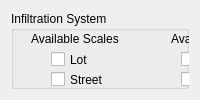
         <widget class="QWidget" name="page_7">
          <layout class="QHBoxLayout" name="horizontalLayout_11">
           <item>
            <widget class="QGroupBox" name="IS_inputgroup">
             <property name="title">
              <string>Infiltration System</string>
             </property>
             <widget class="QCheckBox" name="ISlot_check">
              <property name="geometry">
               <rect>
                <x>40</x>
                <y>40</y>
                <width>70</width>
                <height>17</height>
               </rect>
              </property>
              <property name="text">
               <string>Lot</string>
              </property>
             </widget>
             <widget class="QCheckBox" name="ISstreet_check">
              <property name="geometry">
               <rect>
                <x>40</x>
                <y>60</y>
                <width>70</width>
                <height>17</height>
               </rect>
              </property>
              <property name="text">
               <string>Street</string>
              </property>
             </widget>
             <widget class="QCheckBox" name="ISneigh_check">
              <property name="geometry">
               <rect>
                <x>40</x>
                <y>80</y>
                <width>101</width>
                <height>17</height>
               </rect>
              </property>
              <property name="text">
               <string>Neighbourhood</string>
              </property>
             </widget>
             <widget class="QCheckBox" name="ISprec_check">
              <property name="enabled">
               <bool>true</bool>
              </property>
              <property name="geometry">
               <rect>
                <x>40</x>
                <y>100</y>
                <width>101</width>
                <height>17</height>
               </rect>
              </property>
              <property name="text">
               <string>Sub-basin</string>
              </property>
             </widget>
             <widget class="QToolButton" name="ISdesigncurve_browse">
              <property name="enabled">
               <bool>true</bool>
              </property>
              <property name="geometry">
               <rect>
                <x>390</x>
                <y>175</y>
                <width>61</width>
                <height>19</height>
               </rect>
              </property>
              <property name="text">
               <string>Browse...</string>
              </property>
             </widget>
             <widget class="QLabel" name="ISdesigncurve_lbl">
              <property name="geometry">
               <rect>
                <x>20</x>
                <y>175</y>
                <width>161</width>
                <height>16</height>
               </rect>
              </property>
              <property name="text">
               <string>Load Conceptual Design Curves</string>
              </property>
             </widget>
             <widget class="QCheckBox" name="ISdesignUB_box">
              <property name="geometry">
               <rect>
                <x>200</x>
                <y>205</y>
                <width>241</width>
                <height>17</height>
               </rect>
              </property>
              <property name="text">
               <string>Use UrbanBEATS' Design Curve Database</string>
              </property>
             </widget>
             <widget class="QLineEdit" name="ISdesigncurve_pathbox">
              <property name="geometry">
               <rect>
                <x>202</x>
                <y>175</y>
                <width>181</width>
                <height>20</height>
               </rect>
              </property>
             </widget>
             <widget class="QLabel" name="IS_img">
              <property name="geometry">
               <rect>
                <x>360</x>
                <y>10</y>
                <width>101</width>
                <height>141</height>
               </rect>
              </property>
              <property name="text">
               <string/>
              </property>
              <property name="pixmap">
               <pixmap resource="C:/UrbanBEATSv1Dev/ub_modules/resources/dialogimg.qrc">:/techplacement/tech_infil.png</pixmap>
              </property>
             </widget>
             <widget class="QCheckBox" name="ISpollute_check">
              <property name="geometry">
               <rect>
                <x>170</x>
                <y>60</y>
                <width>141</width>
                <height>17</height>
               </rect>
              </property>
              <property name="text">
               <string>Pollution Control</string>
              </property>
             </widget>
             <widget class="QCheckBox" name="ISflow_check">
              <property name="geometry">
               <rect>
                <x>170</x>
                <y>40</y>
                <width>121</width>
                <height>17</height>
               </rect>
              </property>
              <property name="text">
               <string>Flow reduction</string>
              </property>
             </widget>
             <widget class="QLabel" name="ISscales_lbl">
              <property name="geometry">
               <rect>
                <x>20</x>
                <y>20</y>
                <width>101</width>
                <height>16</height>
               </rect>
              </property>
              <property name="text">
               <string>Available Scales</string>
              </property>
             </widget>
             <widget class="QLabel" name="ISapps_lbl">
              <property name="geometry">
               <rect>
                <x>160</x>
                <y>20</y>
                <width>141</width>
                <height>16</height>
               </rect>
              </property>
              <property name="text">
               <string>Available Applications</string>
              </property>
             </widget>
             <widget class="QLabel" name="ISdesigncurve_lbl2">
              <property name="geometry">
               <rect>
                <x>160</x>
                <y>195</y>
                <width>21</width>
                <height>20</height>
               </rect>
              </property>
              <property name="text">
               <string>or</string>
              </property>
             </widget>
             <widget class="QLabel" name="ISmodel_lbl">
              <property name="geometry">
               <rect>
                <x>20</x>
                <y>220</y>
                <width>101</width>
                <height>16</height>
               </rect>
              </property>
              <property name="whatsThis">
               <string>Porosity of filter media, affects the storage volume in the infiltration system.</string>
              </property>
              <property name="text">
               <string>Design Information</string>
              </property>
             </widget>
             <widget class="QLabel" name="ISmaxsize_lbl">
              <property name="geometry">
               <rect>
                <x>30</x>
                <y>275</y>
                <width>191</width>
                <height>16</height>
               </rect>
              </property>
              <property name="text">
               <string>Max. allowable system size [sqm]</string>
              </property>
             </widget>
             <widget class="QLabel" name="ISspecs_lbl">
              <property name="geometry">
               <rect>
                <x>20</x>
                <y>125</y>
                <width>161</width>
                <height>16</height>
               </rect>
              </property>
              <property name="whatsThis">
               <string>&lt;html&gt;&lt;head/&gt;&lt;body&gt;&lt;p&gt;Filter media porosity = 0.35&lt;/p&gt;&lt;p&gt;Low Flow Bypass = &lt;/p&gt;&lt;p&gt;High Flow Bypass = &lt;/p&gt;&lt;p&gt;Unlined Filter Media Perimeter adjusted to keep aspect ratio&lt;/p&gt;&lt;p&gt;Evaporative Loss = &lt;/p&gt;&lt;p&gt;Overflow Weir Width = &lt;/p&gt;&lt;p&gt;Exfiltration rate adjusted based on on-site conditions&lt;/p&gt;&lt;/body&gt;&lt;/html&gt;</string>
              </property>
              <property name="text">
               <string>Select System Specification:</string>
              </property>
             </widget>
             <widget class="QLineEdit" name="ISmaxsize_box">
              <property name="geometry">
               <rect>
                <x>200</x>
                <y>275</y>
                <width>51</width>
                <height>20</height>
               </rect>
              </property>
             </widget>
             <widget class="QComboBox" name="ISspecs_EDD_combo">
              <property name="geometry">
               <rect>
                <x>40</x>
                <y>145</y>
                <width>121</width>
                <height>16</height>
               </rect>
              </property>
              <item>
               <property name="text">
                <string>100mm ED Depth</string>
               </property>
              </item>
              <item>
               <property name="text">
                <string>200mm ED Depth</string>
               </property>
              </item>
              <item>
               <property name="text">
                <string>300mm ED Depth</string>
               </property>
              </item>
              <item>
               <property name="text">
                <string>400mm ED Depth</string>
               </property>
              </item>
             </widget>
             <widget class="QComboBox" name="ISspecs_FD_combo">
              <property name="geometry">
               <rect>
                <x>190</x>
                <y>145</y>
                <width>121</width>
                <height>16</height>
               </rect>
              </property>
              <item>
               <property name="text">
                <string>200mm Filter Depth</string>
               </property>
              </item>
              <item>
               <property name="text">
                <string>400mm Filter Depth</string>
               </property>
              </item>
              <item>
               <property name="text">
                <string>600mm Filter Depth</string>
               </property>
              </item>
              <item>
               <property name="text">
                <string>800mm Filter Depth</string>
               </property>
              </item>
             </widget>
             <widget class="QLabel" name="ISspecs_lbl_2">
              <property name="geometry">
               <rect>
                <x>175</x>
                <y>142</y>
                <width>21</width>
                <height>20</height>
               </rect>
              </property>
              <property name="text">
               <string>X</string>
              </property>
             </widget>
             <widget class="QLabel" name="ISavglifelbl">
              <property name="geometry">
               <rect>
                <x>30</x>
                <y>305</y>
                <width>171</width>
                <height>16</height>
               </rect>
              </property>
              <property name="text">
               <string>Average System Life Span</string>
              </property>
             </widget>
             <widget class="QSpinBox" name="ISavglifespin">
              <property name="geometry">
               <rect>
                <x>200</x>
                <y>305</y>
                <width>61</width>
                <height>16</height>
               </rect>
              </property>
              <property name="suffix">
               <string>yrs</string>
              </property>
              <property name="minimum">
               <number>5</number>
              </property>
              <property name="maximum">
               <number>100</number>
              </property>
              <property name="singleStep">
               <number>5</number>
              </property>
              <property name="value">
               <number>100</number>
              </property>
             </widget>
             <widget class="QLabel" name="ISminsize_lbl">
              <property name="geometry">
               <rect>
                <x>30</x>
                <y>245</y>
                <width>191</width>
                <height>16</height>
               </rect>
              </property>
              <property name="text">
               <string>Min. allowable system size [sqm]</string>
              </property>
             </widget>
             <widget class="QLineEdit" name="ISminsize_box">
              <property name="geometry">
               <rect>
                <x>200</x>
                <y>245</y>
                <width>51</width>
                <height>20</height>
               </rect>
              </property>
             </widget>
             <widget class="QCheckBox" name="PBrecycle_check_2">
              <property name="enabled">
               <bool>false</bool>
              </property>
              <property name="geometry">
               <rect>
                <x>170</x>
                <y>80</y>
                <width>111</width>
                <height>17</height>
               </rect>
              </property>
              <property name="text">
               <string>Recycling</string>
              </property>
             </widget>
             <widget class="QComboBox" name="ISexfil_combo">
              <property name="geometry">
               <rect>
                <x>360</x>
                <y>246</y>
                <width>101</width>
                <height>20</height>
               </rect>
              </property>
              <property name="whatsThis">
               <string>The likely exfiltration rate from the system (less than the theoretical maximum infiltration rate of the soil). Select this value based on performance data of systems in your city.</string>
              </property>
              <item>
               <property name="text">
                <string>1.8 mm/hr</string>
               </property>
              </item>
              <item>
               <property name="text">
                <string>3.6 mm/hr</string>
               </property>
              </item>
              <item>
               <property name="text">
                <string>18 mm/hr</string>
               </property>
              </item>
              <item>
               <property name="text">
                <string>36 mm/hr</string>
               </property>
              </item>
             </widget>
             <widget class="QLabel" name="ISexfil_lbl">
              <property name="geometry">
               <rect>
                <x>270</x>
                <y>245</y>
                <width>91</width>
                <height>16</height>
               </rect>
              </property>
              <property name="text">
               <string>Exfiltration Rate:</string>
              </property>
             </widget>
            </widget>
           </item>
          </layout>
         </widget>
